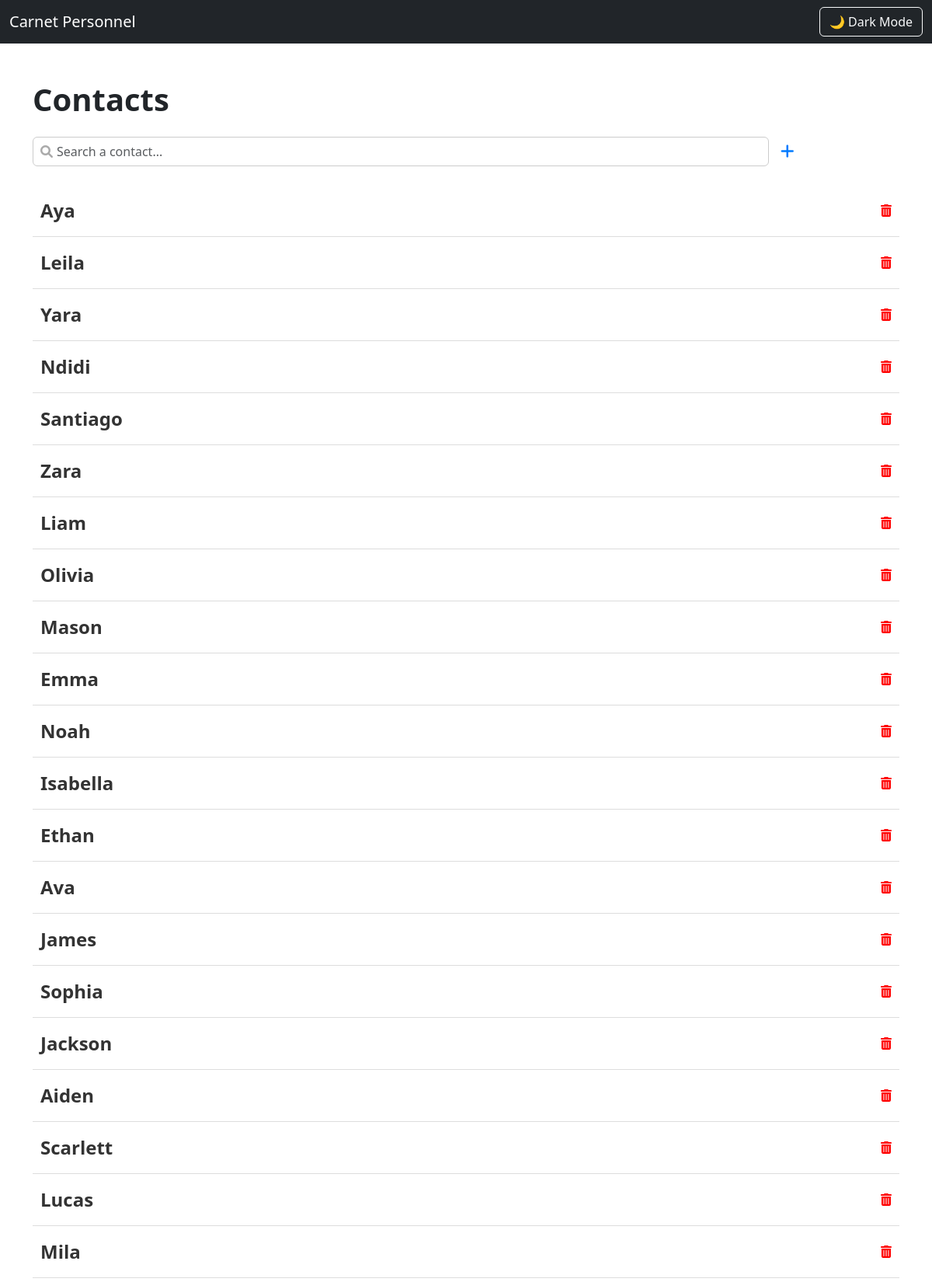
The page / (upper part) on the database its author committed.
### tables this page shows
CREATE TABLE contacts (
id INTEGER PRIMARY KEY AUTOINCREMENT,
name TEXT NOT NULL,
phone_number TEXT NOT NULL
, email TEXT, birthday TEXT);

### app.py (the view, shortened to what this page needs)
@app.route('/', methods=['GET', 'POST'])
def index():
    conn = get_db_connection()
    contacts = conn.execute('SELECT * FROM contacts').fetchall()
    conn.close()
    return render_template('index.html', contacts=contacts)

### app.py (called while the page is built)
def get_db_connection():
    conn = sqlite3.connect('contacts.db')
    conn.row_factory = sqlite3.Row
    return conn

### templates/index.html (shortened to what this page needs)
<!DOCTYPE html>
<html lang="fr">
<head>
  <link href="https://cdn.jsdelivr.net/npm/bootstrap@5.3.2/dist/css/bootstrap.min.css" rel="stylesheet">
  <link href="https://cdnjs.cloudflare.com/ajax/libs/font-awesome/6.0.0-beta3/css/all.min.css" rel="stylesheet">
  <link href="https://fonts.cdnfonts.com/css/antipasto-pro" rel="stylesheet">
</head>
<body>
  <nav class="navbar navbar-expand-lg navbar-dark bg-dark">
    <div class="container-fluid">
      <a class="navbar-brand" href="#">Carnet Personnel</a>
      <button id="darkModeToggle" class="btn btn-outline-light ms-auto">🌙 Dark Mode</button>
    </div>
  </nav>
  <div class="container mt-search">
    <h2 class="contacts-title">Contacts</h2>
    <div class="search-container mt-4">
      <form class="mb-4" id="searchForm">
        <div class="position-relative">
          <i class="fas fa-magnifying-glass"></i>
          <input type="text" class="form-control" id="search" placeholder="Search a contact...">
        </div>
      </form>
      <button type="button" class="btn btn-plus" data-bs-toggle="modal" data-bs-target="#addContactModal">
        <i class="fas fa-plus"></i>
      </button>
    </div>
    <ul class="contact-list" id="contactsList">
      {% if contacts %}
        {% for contact in contacts %}
          <li>
            <div>
              <span class="contact-name"
                    data-id="{{ contact['id'] }}"
                    data-name="{{ contact['name'] }}"
                    data-phone="{{ contact['phone_number'] }}"
                    data-email="{{ contact['email'] }}"
                    data-birthday="{{ contact['birthday'] }}"
                    style="cursor: pointer;">
                {{ contact['name'] }}
              </span>
            </div>
            <div class="action-buttons">
              <a href="{{ url_for('delete_contact', id=contact['id']) }}" class="fa-solid fa-trash-can" style="color: #ff0000;"></a>
            </div>
          </li>
        {% endfor %}
      {% else %}
        <li class="text-center">Aucun contact disponible.</li>
      {% endif %}
    </ul>
  </div>
</body>
</html>

### templates/index.html (style rules this page uses)
body { overflow-y: scroll }
.contacts-title { font-size: 2.5rem; margin-top: 3rem; font-weight: bold; text-align: left; }
.contact-name { font-size: 1.5rem; font-weight: 600; }
.contact-list { padding: 0; list-style: none; margin-top: 20px; }
.contact-list li { display: flex; justify-content: space-between; align-items: center; padding: 15px 10px; border-bottom: 1px solid #ddd; }
.contact-name, .contact-phone { color: #333; }
.action-buttons a { margin-left: 10px; text-decoration: none; }
.search-container { position: relative; width: 79vw; margin-top: 20px; }
input#search { background-color: #fff; color: #333; border: 1px solid #ccc; width: 100%; padding-left: 30px; }
.search-container .btn-plus { position: absolute; top: 50%; right: -25px; transform: translateY(-50%); background-color: transparent; border: none; font-size: 20px; padding: 1px 10px; }
.search-container .btn-plus i { color: #007bff !important; font-size: inherit; }
.search-container i { position: absolute; top: 50%; left: 10px; transform: translateY(-50%); color: #aaa; }

### rows shown on the page
contacts: name "Aya"
contacts: name "Leila"
contacts: name "Yara"
contacts: name "Ndidi"
contacts: name "Santiago"
contacts: name "Zara"
contacts: name "Liam"
contacts: name "Olivia"
contacts: name "Mason"
contacts: name "Emma"
contacts: name "Noah"
contacts: name "Isabella"
contacts: name "Ethan"
contacts: name "Ava"
contacts: name "James"
contacts: name "Sophia"
contacts: name "Jackson"
contacts: name "Aiden"
contacts: name "Scarlett"
contacts: name "Lucas"
contacts: name "Mila"
